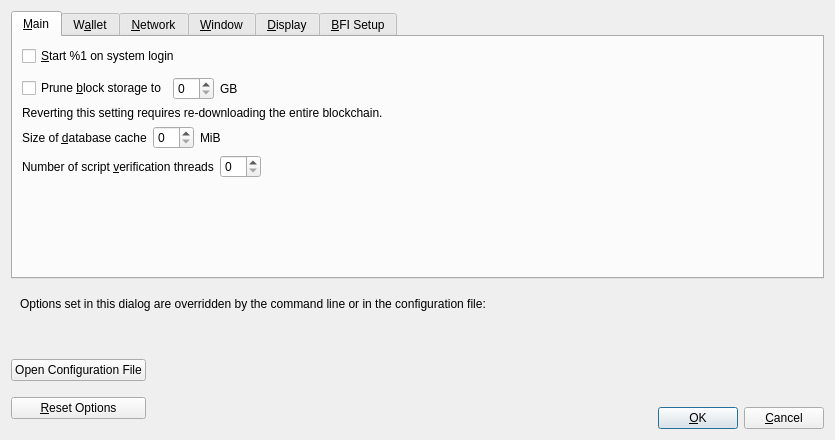
<?xml version="1.0" encoding="UTF-8"?>
<ui version="4.0">
 <class>OptionsDialog</class>
 <widget class="QDialog" name="OptionsDialog">
  <property name="geometry">
   <rect>
    <x>0</x>
    <y>0</y>
    <width>560</width>
    <height>440</height>
   </rect>
  </property>
  <property name="windowTitle">
   <string>Options</string>
  </property>
  <property name="modal">
   <bool>true</bool>
  </property>
  <layout class="QVBoxLayout" name="verticalLayout">
   <item>
    <widget class="QTabWidget" name="tabWidget">
     <property name="currentIndex">
      <number>0</number>
     </property>
     <widget class="QWidget" name="tabMain">
      <attribute name="title">
       <string>&amp;Main</string>
      </attribute>
      <layout class="QVBoxLayout" name="verticalLayout_Main">
       <item>
        <widget class="QCheckBox" name="bitcoinAtStartup">
         <property name="toolTip">
          <string>Automatically start %1 after logging in to the system.</string>
         </property>
         <property name="text">
          <string>&amp;Start %1 on system login</string>
         </property>
        </widget>
       </item>
       <item>
        <spacer name="horizontalSpacer_0_Main">
         <property name="orientation">
          <enum>Qt::Horizontal</enum>
         </property>
         <property name="sizeHint" stdset="0">
          <size>
           <width>40</width>
           <height>5</height>
          </size>
         </property>
        </spacer>
       </item>
       <item>
       <layout class="QHBoxLayout" name="horizontalLayout_Main_Prune">
        <item>
         <widget class="QCheckBox" name="prune">
          <property name="toolTip">
           <string>Disables some advanced features but all blocks will still be fully validated. Reverting this setting requires re-downloading the entire blockchain. Actual disk usage may be somewhat higher.</string>
          </property>
          <property name="text">
           <string>Prune &amp;block storage to</string>
          </property>
         </widget>
        </item>
        <item>
         <widget class="QSpinBox" name="pruneSize"/>
        </item>
         <item>
          <widget class="QLabel" name="pruneSizeUnitLabel">
           <property name="text">
            <string>GB</string>
           </property>
           <property name="textFormat">
            <enum>Qt::PlainText</enum>
           </property>
          </widget>
         </item>
         <item>
          <spacer name="horizontalSpacer_Main_Prune">
           <property name="orientation">
            <enum>Qt::Horizontal</enum>
           </property>
           <property name="sizeHint" stdset="0">
            <size>
             <width>40</width>
             <height>20</height>
            </size>
           </property>
          </spacer>
         </item>
        </layout>
       </item>
       <item>
        <widget class="QLabel" name="pruneWarning">
         <property name="text">
          <string>Reverting this setting requires re-downloading the entire blockchain.</string>
         </property>
         <property name="textFormat">
          <enum>Qt::PlainText</enum>
         </property>
        </widget>
       </item>
       <item>
        <layout class="QHBoxLayout" name="horizontalLayout_2_Main">
         <item>
          <widget class="QLabel" name="databaseCacheLabel">
           <property name="text">
            <string>Size of &amp;database cache</string>
           </property>
           <property name="textFormat">
            <enum>Qt::PlainText</enum>
           </property>
           <property name="buddy">
            <cstring>databaseCache</cstring>
           </property>
          </widget>
         </item>
         <item>
          <widget class="QSpinBox" name="databaseCache"/>
         </item>
         <item>
          <widget class="QLabel" name="databaseCacheUnitLabel">
           <property name="text">
            <string>MiB</string>
           </property>
           <property name="textFormat">
            <enum>Qt::PlainText</enum>
           </property>
          </widget>
         </item>
         <item>
          <spacer name="horizontalSpacer_2_Main">
           <property name="orientation">
            <enum>Qt::Horizontal</enum>
           </property>
           <property name="sizeHint" stdset="0">
            <size>
             <width>40</width>
             <height>20</height>
            </size>
           </property>
          </spacer>
         </item>
        </layout>
       </item>
       <item>
        <layout class="QHBoxLayout" name="horizontalLayout_Main_VerifyLabel">
         <item>
          <widget class="QLabel" name="threadsScriptVerifLabel">
           <property name="text">
            <string>Number of script &amp;verification threads</string>
           </property>
           <property name="textFormat">
            <enum>Qt::PlainText</enum>
           </property>
           <property name="buddy">
            <cstring>threadsScriptVerif</cstring>
           </property>
          </widget>
         </item>
         <item>
          <widget class="QSpinBox" name="threadsScriptVerif">
           <property name="toolTip">
            <string>(0 = auto, &lt;0 = leave that many cores free)</string>
           </property>
          </widget>
         </item>
         <item>
          <spacer name="horizontalSpacer_Main_Threads">
           <property name="orientation">
            <enum>Qt::Horizontal</enum>
           </property>
           <property name="sizeHint" stdset="0">
            <size>
             <width>40</width>
             <height>20</height>
            </size>
           </property>
          </spacer>
         </item>
        </layout>
       </item>
       <item>
        <spacer name="verticalSpacer_Main">
         <property name="orientation">
          <enum>Qt::Vertical</enum>
         </property>
         <property name="sizeHint" stdset="0">
          <size>
           <width>20</width>
           <height>40</height>
          </size>
         </property>
        </spacer>
       </item>
      </layout>
     </widget>
     <widget class="QWidget" name="tabWallet">
      <attribute name="title">
       <string>W&amp;allet</string>
      </attribute>
      <layout class="QVBoxLayout" name="verticalLayout_Wallet">
       <item>
        <widget class="QGroupBox" name="groupBox">
         <property name="title">
          <string>Expert</string>
         </property>
         <layout class="QVBoxLayout" name="verticalLayout_2">
          <item>
           <widget class="QCheckBox" name="coinControlFeatures">
            <property name="toolTip">
             <string>Whether to show coin control features or not.</string>
            </property>
            <property name="text">
             <string>Enable coin &amp;control features</string>
            </property>
           </widget>
          </item>
          <item>
           <widget class="QCheckBox" name="spendZeroConfChange">
            <property name="toolTip">
             <string>If you disable the spending of unconfirmed change, the change from a transaction cannot be used until that transaction has at least one confirmation. This also affects how your balance is computed.</string>
            </property>
            <property name="text">
             <string>&amp;Spend unconfirmed change</string>
            </property>
           </widget>
          </item>
         </layout>
        </widget>
       </item>
       <item>
        <spacer name="verticalSpacer_Wallet">
         <property name="orientation">
          <enum>Qt::Vertical</enum>
         </property>
         <property name="sizeHint" stdset="0">
          <size>
           <width>20</width>
           <height>40</height>
          </size>
         </property>
        </spacer>
       </item>
      </layout>
     </widget>
     <widget class="QWidget" name="tabNetwork">
      <attribute name="title">
       <string>&amp;Network</string>
      </attribute>
      <layout class="QVBoxLayout" name="verticalLayout_Network">
       <item>
        <widget class="QCheckBox" name="mapPortUpnp">
         <property name="toolTip">
          <string>Automatically open the Bitcoinsq client port on the router. This only works when your router supports UPnP and it is enabled.</string>
         </property>
         <property name="text">
          <string>Map port using &amp;UPnP</string>
         </property>
        </widget>
       </item>
       <item>
        <widget class="QCheckBox" name="allowIncoming">
         <property name="toolTip">
          <string>Accept connections from outside.</string>
         </property>
         <property name="text">
          <string>Allow incomin&amp;g connections</string>
         </property>
        </widget>
       </item>
       <item>
        <widget class="QCheckBox" name="connectSocks">
         <property name="toolTip">
          <string>Connect to the Bitcoinsq network through a SOCKS5 proxy.</string>
         </property>
         <property name="text">
          <string>&amp;Connect through SOCKS5 proxy (default proxy):</string>
         </property>
        </widget>
       </item>
       <item>
        <layout class="QHBoxLayout" name="horizontalLayout_1_Network">
         <item>
          <widget class="QLabel" name="proxyIpLabel">
           <property name="text">
            <string>Proxy &amp;IP:</string>
           </property>
           <property name="textFormat">
            <enum>Qt::PlainText</enum>
           </property>
           <property name="buddy">
            <cstring>proxyIp</cstring>
           </property>
          </widget>
         </item>
         <item>
          <widget class="QValidatedLineEdit" name="proxyIp">
           <property name="minimumSize">
            <size>
             <width>140</width>
             <height>0</height>
            </size>
           </property>
           <property name="maximumSize">
            <size>
             <width>140</width>
             <height>16777215</height>
            </size>
           </property>
           <property name="toolTip">
            <string>IP address of the proxy (e.g. IPv4: 127.0.0.1 / IPv6: ::1)</string>
           </property>
          </widget>
         </item>
         <item>
          <widget class="QLabel" name="proxyPortLabel">
           <property name="text">
            <string>&amp;Port:</string>
           </property>
           <property name="textFormat">
            <enum>Qt::PlainText</enum>
           </property>
           <property name="buddy">
            <cstring>proxyPort</cstring>
           </property>
          </widget>
         </item>
         <item>
          <widget class="QLineEdit" name="proxyPort">
           <property name="minimumSize">
            <size>
             <width>55</width>
             <height>0</height>
            </size>
           </property>
           <property name="maximumSize">
            <size>
             <width>55</width>
             <height>16777215</height>
            </size>
           </property>
           <property name="toolTip">
            <string>Port of the proxy (e.g. 9050)</string>
           </property>
          </widget>
         </item>
         <item>
          <spacer name="horizontalSpacer_1_Network">
           <property name="orientation">
            <enum>Qt::Horizontal</enum>
           </property>
           <property name="sizeHint" stdset="0">
            <size>
             <width>40</width>
             <height>20</height>
            </size>
           </property>
          </spacer>
         </item>
        </layout>
       </item>
       <item>
        <layout class="QHBoxLayout" name="horizontalLayout_2_Network">
         <item>
          <widget class="QLabel" name="proxyActiveNets">
           <property name="text">
            <string>Used for reaching peers via:</string>
           </property>
           <property name="textFormat">
            <enum>Qt::PlainText</enum>
           </property>
          </widget>
         </item>
         <item>
          <widget class="QCheckBox" name="proxyReachIPv4">
           <property name="enabled">
            <bool>false</bool>
           </property>
           <property name="toolTip">
            <string>Shows if the supplied default SOCKS5 proxy is used to reach peers via this network type.</string>
           </property>
           <property name="text">
            <string/>
           </property>
          </widget>
         </item>
         <item>
          <widget class="QLabel" name="proxyReachIPv4Label">
           <property name="text">
            <string>IPv4</string>
           </property>
           <property name="textFormat">
            <enum>Qt::PlainText</enum>
           </property>
          </widget>
         </item>
         <item>
          <widget class="QCheckBox" name="proxyReachIPv6">
           <property name="enabled">
            <bool>false</bool>
           </property>
           <property name="toolTip">
            <string>Shows if the supplied default SOCKS5 proxy is used to reach peers via this network type.</string>
           </property>
           <property name="text">
            <string/>
           </property>
          </widget>
         </item>
         <item>
          <widget class="QLabel" name="proxyReachIPv6Label">
           <property name="text">
            <string>IPv6</string>
           </property>
           <property name="textFormat">
            <enum>Qt::PlainText</enum>
           </property>
          </widget>
         </item>
         <item>
          <widget class="QCheckBox" name="proxyReachTor">
           <property name="enabled">
            <bool>false</bool>
           </property>
           <property name="toolTip">
            <string>Shows if the supplied default SOCKS5 proxy is used to reach peers via this network type.</string>
           </property>
           <property name="text">
            <string/>
           </property>
          </widget>
         </item>
         <item>
          <widget class="QLabel" name="proxyReachTorLabel">
           <property name="text">
            <string>Tor</string>
           </property>
           <property name="textFormat">
            <enum>Qt::PlainText</enum>
           </property>
          </widget>
         </item>
         <item>
          <spacer name="horizontalSpacer_2_Network">
           <property name="orientation">
            <enum>Qt::Horizontal</enum>
           </property>
           <property name="sizeHint" stdset="0">
            <size>
             <width>40</width>
             <height>20</height>
            </size>
           </property>
          </spacer>
         </item>
        </layout>
       </item>
       <item>
        <widget class="QCheckBox" name="connectSocksTor">
         <property name="toolTip">
          <string>Connect to the Bitcoinsq network through a separate SOCKS5 proxy for Tor hidden services.</string>
         </property>
         <property name="text">
          <string>Use separate SOCKS&amp;5 proxy to reach peers via Tor hidden services:</string>
         </property>
        </widget>
       </item>
       <item>
        <layout class="QHBoxLayout" name="horizontalLayout_3_Network">
         <item>
          <widget class="QLabel" name="proxyIpTorLabel">
           <property name="text">
            <string>Proxy &amp;IP:</string>
           </property>
           <property name="textFormat">
            <enum>Qt::PlainText</enum>
           </property>
           <property name="buddy">
            <cstring>proxyIpTor</cstring>
           </property>
          </widget>
         </item>
         <item>
          <widget class="QValidatedLineEdit" name="proxyIpTor">
           <property name="minimumSize">
            <size>
             <width>140</width>
             <height>0</height>
            </size>
           </property>
           <property name="maximumSize">
            <size>
             <width>140</width>
             <height>16777215</height>
            </size>
           </property>
           <property name="toolTip">
            <string>IP address of the proxy (e.g. IPv4: 127.0.0.1 / IPv6: ::1)</string>
           </property>
          </widget>
         </item>
         <item>
          <widget class="QLabel" name="proxyPortTorLabel">
           <property name="text">
            <string>&amp;Port:</string>
           </property>
           <property name="textFormat">
            <enum>Qt::PlainText</enum>
           </property>
           <property name="buddy">
            <cstring>proxyPortTor</cstring>
           </property>
          </widget>
         </item>
         <item>
          <widget class="QLineEdit" name="proxyPortTor">
           <property name="minimumSize">
            <size>
             <width>55</width>
             <height>0</height>
            </size>
           </property>
           <property name="maximumSize">
            <size>
             <width>55</width>
             <height>16777215</height>
            </size>
           </property>
           <property name="toolTip">
            <string>Port of the proxy (e.g. 9050)</string>
           </property>
          </widget>
         </item>
         <item>
          <spacer name="horizontalSpacer_4_Network">
           <property name="orientation">
            <enum>Qt::Horizontal</enum>
           </property>
           <property name="sizeHint" stdset="0">
            <size>
             <width>40</width>
             <height>20</height>
            </size>
           </property>
          </spacer>
         </item>
        </layout>
       </item>
       <item>
        <spacer name="verticalSpacer_Network">
         <property name="orientation">
          <enum>Qt::Vertical</enum>
         </property>
         <property name="sizeHint" stdset="0">
          <size>
           <width>20</width>
           <height>40</height>
          </size>
         </property>
        </spacer>
       </item>
      </layout>
     </widget>
	 
     <widget class="QWidget" name="tabWindow">
      <attribute name="title">
       <string>&amp;Window</string>
      </attribute>
      <layout class="QVBoxLayout" name="verticalLayout_Window">
       <item>
        <widget class="QCheckBox" name="hideTrayIcon">
         <property name="toolTip">
          <string>Hide the icon from the system tray.</string>
         </property>
         <property name="text">
          <string>&amp;Hide tray icon</string>
         </property>
        </widget>
       </item>
       <item>
        <widget class="QCheckBox" name="minimizeToTray">
         <property name="toolTip">
          <string>Show only a tray icon after minimizing the window.</string>
         </property>
         <property name="text">
          <string>&amp;Minimize to the tray instead of the taskbar</string>
         </property>
        </widget>
       </item>
       <item>
        <widget class="QCheckBox" name="minimizeOnClose">
         <property name="toolTip">
          <string>Minimize instead of exit the application when the window is closed. When this option is enabled, the application will be closed only after selecting Exit in the menu.</string>
         </property>
         <property name="text">
          <string>M&amp;inimize on close</string>
         </property>
        </widget>
       </item>
       <item>
        <spacer name="verticalSpacer_Window">
         <property name="orientation">
          <enum>Qt::Vertical</enum>
         </property>
         <property name="sizeHint" stdset="0">
          <size>
           <width>20</width>
           <height>40</height>
          </size>
         </property>
        </spacer>
       </item>
      </layout>
     </widget>
	 
	 <widget class="QWidget" name="tabDisplay">
      <attribute name="title">
       <string>&amp;Display</string>
      </attribute>
      <layout class="QVBoxLayout" name="verticalLayout_Display">
       <item>
        <layout class="QHBoxLayout" name="horizontalLayout_1_Display">
         <item>
          <widget class="QLabel" name="langLabel">
           <property name="text">
            <string>User Interface &amp;language:</string>
           </property>
           <property name="textFormat">
            <enum>Qt::PlainText</enum>
           </property>
           <property name="buddy">
            <cstring>lang</cstring>
           </property>
          </widget>
         </item>
         <item>
          <widget class="QValueComboBox" name="lang">
           <property name="toolTip">
            <string>The user interface language can be set here. This setting will take effect after restarting %1.</string>
           </property>
          </widget>
         </item>
        </layout>
       </item>
       <item>
        <layout class="QHBoxLayout" name="horizontalLayout_2_Display">
         <item>
          <widget class="QLabel" name="unitLabel">
           <property name="text">
            <string>&amp;Unit to show amounts in:</string>
           </property>
           <property name="textFormat">
            <enum>Qt::PlainText</enum>
           </property>
           <property name="buddy">
            <cstring>unit</cstring>
           </property>
          </widget>
         </item>
         <item>
          <widget class="QValueComboBox" name="unit">
           <property name="toolTip">
            <string>Choose the default subdivision unit to show in the interface and when sending coins.</string>
           </property>
          </widget>
         </item>
        </layout>
       </item>
       <item>
        <layout class="QHBoxLayout" name="horizontalLayout_3_Display">
         <item>
          <widget class="QLabel" name="thirdPartyTxUrlsLabel">
           <property name="toolTip">
            <string>Third party URLs (e.g. a block explorer) that appear in the transactions tab as context menu items. %s in the URL is replaced by transaction hash. Multiple URLs are separated by vertical bar |.</string>
           </property>
           <property name="text">
            <string>&amp;Third party transaction URLs</string>
           </property>
           <property name="buddy">
            <cstring>thirdPartyTxUrls</cstring>
           </property>
          </widget>
         </item>
         <item>
          <widget class="QLineEdit" name="thirdPartyTxUrls">
           <property name="toolTip">
            <string>Third party URLs (e.g. a block explorer) that appear in the transactions tab as context menu items. %s in the URL is replaced by transaction hash. Multiple URLs are separated by vertical bar |.</string>
           </property>
           <property name="placeholderText">
            <string notr="true">https://example.com/tx/%s</string>
           </property>
          </widget>
         </item>
        </layout>
       </item>
       <item>
        <spacer name="verticalSpacer_Display">
         <property name="orientation">
          <enum>Qt::Vertical</enum>
         </property>
         <property name="sizeHint" stdset="0">
          <size>
           <width>20</width>
           <height>40</height>
          </size>
         </property>
        </spacer>
       </item>
      </layout>
     </widget>
	 
	 <widget class="QWidget" name="tabBFI">
      <attribute name="title">
       <string>&amp;BFI Setup</string>
      </attribute>
      <layout class="QVBoxLayout" name="verticalLayout_BFI">
       
	<item>
          <widget class="QLabel" name="bfiInfoLabel">
           <property name="toolTip">
            <string>Bitcoin Finality Indicator (BFI) indicates when a transaction on an altchain network has as much security as a transaction on Bitcoin itself.</string>
           </property>
           <property name="textFormat">
            <enum>Qt::RichText</enum>
           </property>
           <property name="openExternalLinks">
            <bool>true</bool>
           </property>
         
           <property name="text">
           <string>Bitcoin Finality Indicator (BFI) indicates when a transaction on an altchain network has as much security as a transaction on Bitcoin itself.&lt;br&gt;See here for more details: &lt;a href='https://wiki.veriblock.org/index.php/How_VeriBlock_PoP_BFI_Protects_Altchains'&gt;https://wiki.veriblock.org/index.php/How_VeriBlock_PoP_BFI_Protects_Altchains&lt;/a&gt;.&lt;br&gt;The BFI service can be run locally, or for convenience, directly pulled from a hosted website (like looking up transactions in an altchain web explorer).&lt;br&gt;&lt;br&gt;Check the -bfiendpoint in the btcsq.conf file to set the BFI endpoint.&lt;br&gt;</string>
           </property>
           
          </widget>
         </item>
         <item>
          <widget class="QLineEdit" name="bfiDataSourceUrls">
           <property name="toolTip">
            <string>BFI data source end point.</string>
           </property>
           <property name="placeholderText">
            <string notr="true">https://bfi.example.com/block/best/%1</string>
           </property>
           
           <property name="enabled">
            <bool>false</bool>
           </property>
          </widget>
         </item>
		 
       <item>
        <spacer name="verticalSpacer_BFI">
         <property name="orientation">
          <enum>Qt::Vertical</enum>
         </property>
         <property name="sizeHint" stdset="0">
          <size>
           <width>20</width>
           <height>40</height>
          </size>
         </property>
        </spacer>
       </item>
      </layout>
     </widget>
     
    </widget>
   </item>
   <item>
    <widget class="QFrame" name="frame">
     <layout class="QVBoxLayout" name="verticalLayout_Bottom">
      <item>
       <layout class="QHBoxLayout" name="horizontalLayout_Bottom">
        <item>
         <widget class="QLabel" name="overriddenByCommandLineInfoLabel">
          <property name="text">
           <string>Options set in this dialog are overridden by the command line or in the configuration file:</string>
          </property>
          <property name="textFormat">
           <enum>Qt::PlainText</enum>
          </property>
         </widget>
        </item>
        <item>
         <spacer name="horizontalSpacer_Bottom">
          <property name="orientation">
           <enum>Qt::Horizontal</enum>
          </property>
          <property name="sizeHint" stdset="0">
           <size>
            <width>40</width>
            <height>20</height>
           </size>
          </property>
         </spacer>
        </item>
       </layout>
      </item>
      <item>
       <widget class="QLabel" name="overriddenByCommandLineLabel">
        <property name="text">
         <string/>
        </property>
        <property name="textFormat">
         <enum>Qt::PlainText</enum>
        </property>
        <property name="wordWrap">
         <bool>true</bool>
        </property>
       </widget>
      </item>
     </layout>
    </widget>
   </item>
   <item>
    <layout class="QHBoxLayout" name="horizontalLayout_Buttons">
     <item>
      <layout class="QVBoxLayout" name="verticalLayout_Buttons">
       <item>
        <widget class="QPushButton" name="openBitcoinConfButton">
         <property name="toolTip">
          <string>Open the %1 configuration file from the working directory.</string>
         </property>
         <property name="text">
          <string>Open Configuration File</string>
         </property>
         <property name="autoDefault">
          <bool>false</bool>
         </property>
        </widget>
       </item>
       <item>
        <widget class="QPushButton" name="resetButton">
         <property name="toolTip">
          <string>Reset all client options to default.</string>
         </property>
         <property name="text">
          <string>&amp;Reset Options</string>
         </property>
         <property name="autoDefault">
          <bool>false</bool>
         </property>
        </widget>
       </item>
      </layout>
     </item>
     <item>
      <spacer name="horizontalSpacer_1">
       <property name="orientation">
        <enum>Qt::Horizontal</enum>
       </property>
       <property name="sizeHint" stdset="0">
        <size>
         <width>40</width>
         <height>48</height>
        </size>
       </property>
      </spacer>
     </item>
     <item>
      <widget class="QLabel" name="statusLabel">
       <property name="minimumSize">
        <size>
         <width>200</width>
         <height>0</height>
        </size>
       </property>
       <property name="font">
        <font>
         <weight>75</weight>
         <bold>true</bold>
        </font>
       </property>
       <property name="text">
        <string/>
       </property>
       <property name="textFormat">
        <enum>Qt::PlainText</enum>
       </property>
       <property name="wordWrap">
        <bool>true</bool>
       </property>
      </widget>
     </item>
     <item>
      <spacer name="horizontalSpacer_2">
       <property name="orientation">
        <enum>Qt::Horizontal</enum>
       </property>
       <property name="sizeHint" stdset="0">
        <size>
         <width>40</width>
         <height>48</height>
        </size>
       </property>
      </spacer>
     </item>
     <item>
      <layout class="QVBoxLayout" name="verticalLayout_4">
       <item>
        <spacer name="verticalSpacer">
         <property name="orientation">
          <enum>Qt::Vertical</enum>
         </property>
         <property name="sizeHint" stdset="0">
          <size>
           <width>20</width>
           <height>40</height>
          </size>
         </property>
        </spacer>
       </item>
       <item>
        <layout class="QHBoxLayout" name="horizontalLayout">
         <item>
          <widget class="QPushButton" name="okButton">
           <property name="text">
            <string>&amp;OK</string>
           </property>
           <property name="autoDefault">
            <bool>false</bool>
           </property>
           <property name="default">
            <bool>true</bool>
           </property>
          </widget>
         </item>
         <item>
          <widget class="QPushButton" name="cancelButton">
           <property name="text">
            <string>&amp;Cancel</string>
           </property>
           <property name="autoDefault">
            <bool>false</bool>
           </property>
          </widget>
         </item>
        </layout>
       </item>
      </layout>
     </item>
    </layout>
   </item>
  </layout>
 </widget>
 <customwidgets>
  <customwidget>
   <class>QValidatedLineEdit</class>
   <extends>QLineEdit</extends>
   <header>qt/qvalidatedlineedit.h</header>
  </customwidget>
  <customwidget>
   <class>QValueComboBox</class>
   <extends>QComboBox</extends>
   <header>qt/qvaluecombobox.h</header>
  </customwidget>
 </customwidgets>
 <resources/>
 <connections/>
</ui>
